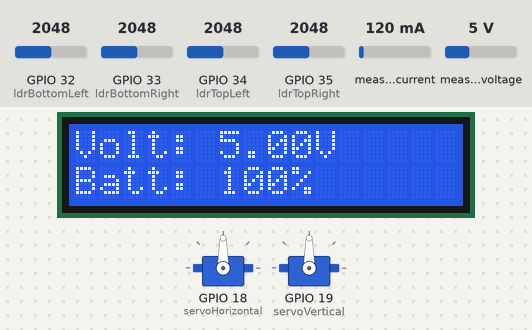
The sketch below on a simulated ESP32. Parts: 16×2 character LCD, 2 × servo. The test bench sets the inputs (shaded band); at power-on: measured voltage 5 V, GPIO 32 (ldrBottomLeft) = 2048, GPIO 34 (ldrTopLeft) = 2048, GPIO 33 (ldrBottomRight) = 2048, GPIO 35 (ldrTopRight) = 2048, measured current 120 mA. WiFi joins after 1.5 s; servers stay silent unless stated; what the sketch prints to the serial monitor is not drawn.

Above: at 5.0 s.
5.1 s: measured voltage set to 0.3 V
At 6.7 s:
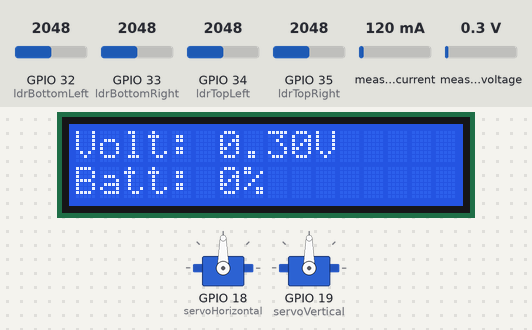
7.0 s: GPIO 32 (ldrBottomLeft) set to 2108
8.5 s: GPIO 32 (ldrBottomLeft) set to 2175
At 9.1 s:
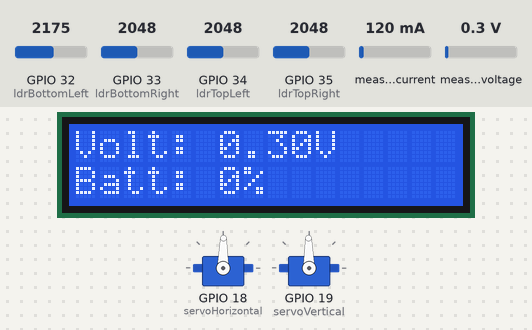
11.6 s: GPIO 34 (ldrTopLeft) set to 2102
At 14.6 s:
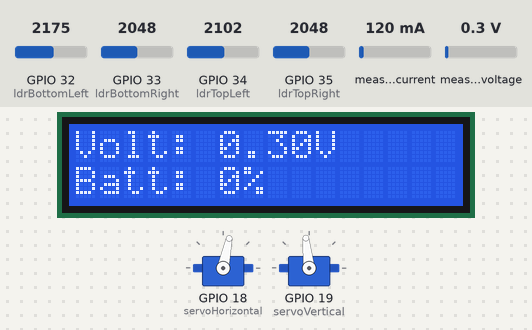
14.7 s: GPIO 33 (ldrBottomRight) set to 2105
At 21.3 s:
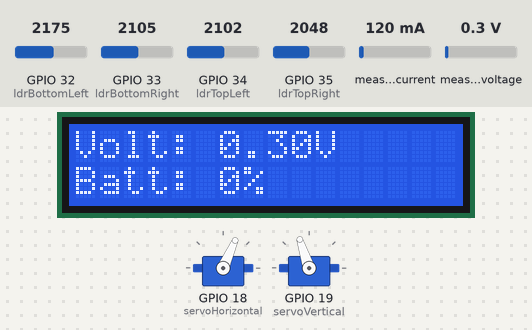
Timing chart, 0 to 26.6 s (numbered marks = the images above; inputs shaded):
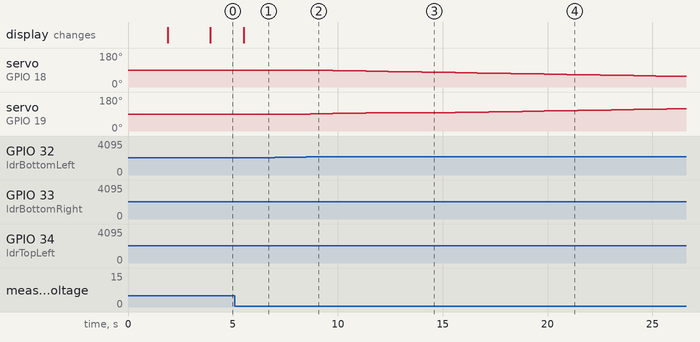

Measured:
- the behaviour switches between 2076 and 2077 on GPIO 33 (ldrBottomRight) (found by bisection; images 3 and 4)
- after the input at 5.1 s, the display: changes after 0.43 s (image 1)
- after the input at 7.0 s, every drawn part: stays the same
- after the input at 8.5 s, servo on GPIO 18 (servoHorizontal): moves from 90° to 84° over 2.7 s, starting after 0.19 s; servo on GPIO 19 (servoVertical): moves from 90° to 96° over 2.7 s, starting after 0.19 s
- after the input at 11.6 s, servo on GPIO 19 (servoVertical): stays 96° (without the input it goes to 97° after 0.28 s)
- after the input at 14.7 s, servo on GPIO 19 (servoVertical): moves from 96° to 118° over 11.2 s, starting after 0.36 s

The sketch:

TUBES_IOT_MONITORING_BATRAI.ino
```cpp
#define BLYNK_TEMPLATE_ID "TMPL6gSyAqs85"
#define BLYNK_TEMPLATE_NAME "Battery Monitoring"
#define BLYNK_AUTH_TOKEN "JYruIr7gkqXRRRSLmMJ6dMnIEFfJIRKX"

#include <Wire.h>
#include <Adafruit_INA219.h>
#include <LiquidCrystal_I2C.h>
#include <BlynkSimpleEsp32.h>
#include <ESP32Servo.h>

// Blynk credentials
char auth[] = "JYruIr7gkqXRRRSLmMJ6dMnIEFfJIRKX"; // Replace with your Blynk Auth Token
char ssid[] = "S23 FE";                      // Replace with your WiFi SSID
char pass[] = "12345678";                     // Replace with your WiFi Password

// INA219 sensor for battery monitoring
Adafruit_INA219 ina219;

// LCD setup
LiquidCrystal_I2C lcd(0x3f, 16, 2); // Pastikan alamat ini sesuai dengan modul Anda

// Servo motor setup
Servo servoHorizontal;
Servo servoVertical;

// LDR pins
const int ldrTopRight = 35;
const int ldrTopLeft = 34;
const int ldrBottomRight = 33;
const int ldrBottomLeft = 32;

// Servo positions
int posHorizontal = 90; // Start at middle position
int posVertical = 90;   // Start at middle position

// Battery specifications
const float BATTERY_MAX_VOLTAGE = 4.2;  // Tegangan penuh
const float BATTERY_MIN_VOLTAGE = 3.0;  // Tegangan habis
const int BATTERY_CAPACITY_MAH = 1500;  // Kapasitas mAh

// Function to map voltage to battery percentage
float mapVoltageToPercentage(float voltage) {
  if (voltage >= BATTERY_MAX_VOLTAGE) {
    return 100.0; // Baterai penuh
  } else if (voltage <= BATTERY_MIN_VOLTAGE) {
    return 0.0; // Baterai habis
  } else {
    // Mapping linear
    return (voltage - BATTERY_MIN_VOLTAGE) /
           (BATTERY_MAX_VOLTAGE - BATTERY_MIN_VOLTAGE) * 100.0;
  }
}

void setup() {
  // Initialize serial communication
  Serial.begin(115200);

  // Initialize Blynk
  Blynk.begin(auth, ssid, pass);

  // Initialize INA219 sensor
  if (!ina219.begin()) {
    Serial.println("INA219 not detected. Check wiring!");
    while (1) { delay(10); }
  } else {
    Serial.println("INA219 detected successfully.");
  }

  // Initialize LCD
  lcd.init();
  lcd.backlight();

  // Attach servos to pins
  servoHorizontal.attach(18); // Horizontal servo pin
  servoVertical.attach(19);   // Vertical servo pin

  // Set initial servo positions
  servoHorizontal.write(posHorizontal);
  servoVertical.write(posVertical);

  // Print initial message on LCD
  lcd.setCursor(0, 0);
  lcd.print("  Solar Tracker");
  lcd.setCursor(0, 1);
  lcd.print(" Battery Monitor");
  delay(2000); // Show initial message for 2 seconds
}

void loop() {
  // Update Blynk
  Blynk.run();

  // Read LDR values
  int topRight = analogRead(ldrTopRight);
  int topLeft = analogRead(ldrTopLeft);
  int bottomRight = analogRead(ldrBottomRight);
  int bottomLeft = analogRead(ldrBottomLeft);

  // Calculate average light levels
  int avgLeft = (topLeft + bottomLeft) / 2;
  int avgRight = (topRight + bottomRight) / 2;
  int avgTop = (topLeft + topRight) / 2;
  int avgBottom = (bottomLeft + bottomRight) / 2;

  // Adjust horizontal servo position
  if (avgRight > avgLeft + 50) {
    posHorizontal = constrain(posHorizontal + 1, 0, 180);
  } else if (avgLeft > avgRight + 50) {
    posHorizontal = constrain(posHorizontal - 1, 0, 180);
  }

  // Adjust vertical servo position
  if (avgTop > avgBottom + 50) {
    posVertical = constrain(posVertical - 1, 0, 180);
  } else if (avgBottom > avgTop + 50) {
    posVertical = constrain(posVertical + 1, 0, 180);
  }

  // Move servos to new positions
  servoHorizontal.write(posHorizontal);
  servoVertical.write(posVertical);

  // Debugging servo positions
  Serial.print("Horizontal Servo: ");
  Serial.println(posHorizontal);
  Serial.print("Vertical Servo: ");
  Serial.println(posVertical);

  // Read battery data from INA219
  float busVoltage = ina219.getBusVoltage_V();    // Tegangan (V)
  float current_mA = ina219.getCurrent_mA();      // Arus (mA)
  float power_mW = ina219.getPower_mW();          // Daya (mW)

  // Calculate battery percentage
  float batteryPercentage = mapVoltageToPercentage(busVoltage);

  // Debugging output
  Serial.print("Bus Voltage: ");
  Serial.print(busVoltage);
  Serial.print(" V, Current: ");
  Serial.print(current_mA);
  Serial.print(" mA, Power: ");
  Serial.print(power_mW);
  Serial.print(" mW, Battery Percentage: ");
  Serial.print(batteryPercentage);
  Serial.println(" %");

  // Update LCD
  lcd.clear();
  lcd.setCursor(0, 0);
  lcd.print("Volt: ");
  lcd.print(busVoltage, 2);
  lcd.print("V");

  lcd.setCursor(0, 1);
  lcd.print("Batt: ");
  lcd.print(batteryPercentage, 0);
  lcd.print("%");

  // Send data to Blynk app
  Blynk.virtualWrite(V0, busVoltage);      // Voltage
  Blynk.virtualWrite(V1, current_mA);     // Current
  Blynk.virtualWrite(V2, power_mW);       // Power
  Blynk.virtualWrite(V3, batteryPercentage); // Battery percentage

  // Delay for stability
  delay(500);
}
```
